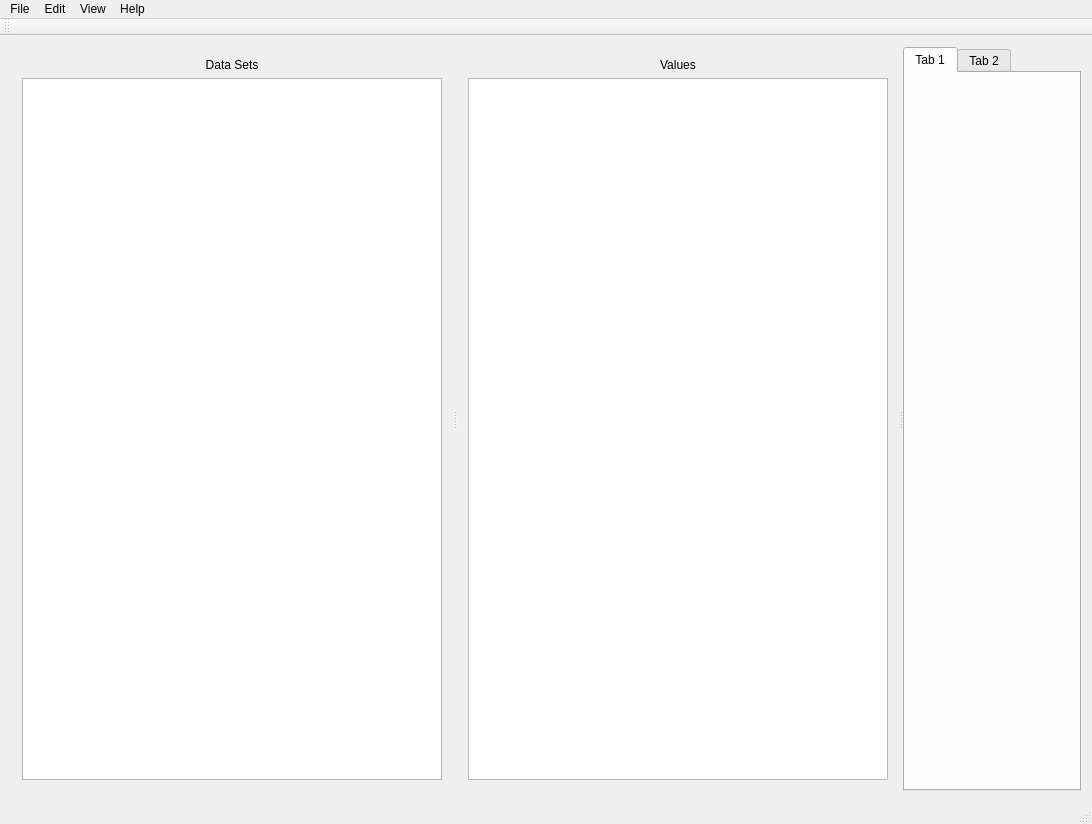
<?xml version="1.0" encoding="UTF-8"?>
<ui version="4.0">
 <class>XeroDashWindowClass</class>
 <widget class="QMainWindow" name="XeroDashWindowClass">
  <property name="geometry">
   <rect>
    <x>0</x>
    <y>0</y>
    <width>1092</width>
    <height>824</height>
   </rect>
  </property>
  <property name="windowTitle">
   <string>XeroDashWindow</string>
  </property>
  <widget class="QWidget" name="centralWidget">
   <layout class="QHBoxLayout" name="horizontalLayout">
    <item>
     <widget class="QSplitter" name="splitter_">
      <property name="orientation">
       <enum>Qt::Horizontal</enum>
      </property>
      <widget class="QWidget" name="verticalLayoutWidget">
       <layout class="QVBoxLayout" name="verticalLayout">
        <item>
         <widget class="QLabel" name="label">
          <property name="text">
           <string>Data Sets</string>
          </property>
          <property name="alignment">
           <set>Qt::AlignCenter</set>
          </property>
         </widget>
        </item>
        <item>
         <widget class="QListWidget" name="plots_">
          <property name="acceptDrops">
           <bool>false</bool>
          </property>
         </widget>
        </item>
       </layout>
      </widget>
      <widget class="QWidget" name="verticalLayoutWidget_2">
       <layout class="QVBoxLayout" name="verticalLayout_2">
        <item>
         <widget class="QLabel" name="label_2">
          <property name="text">
           <string>Values</string>
          </property>
          <property name="alignment">
           <set>Qt::AlignCenter</set>
          </property>
         </widget>
        </item>
        <item>
         <widget class="QListWidget" name="nodes_"/>
        </item>
       </layout>
      </widget>
      <widget class="EditableTabWidget" name="graphs_">
       <property name="currentIndex">
        <number>0</number>
       </property>
       <widget class="QWidget" name="tab">
        <attribute name="title">
         <string>Tab 1</string>
        </attribute>
       </widget>
       <widget class="QWidget" name="tab_2">
        <attribute name="title">
         <string>Tab 2</string>
        </attribute>
       </widget>
      </widget>
     </widget>
    </item>
   </layout>
  </widget>
  <widget class="QMenuBar" name="menuBar">
   <property name="geometry">
    <rect>
     <x>0</x>
     <y>0</y>
     <width>1092</width>
     <height>18</height>
    </rect>
   </property>
   <widget class="QMenu" name="menuView">
    <property name="title">
     <string>View</string>
    </property>
    <addaction name="action_new_tab_"/>
   </widget>
   <widget class="QMenu" name="menuFile">
    <property name="title">
     <string>File</string>
    </property>
    <addaction name="action_save_layout"/>
    <addaction name="action_load_layout_"/>
    <addaction name="separator"/>
    <addaction name="action_save_data_set"/>
    <addaction name="action_load_data_set"/>
    <addaction name="separator"/>
    <addaction name="action_preferences_"/>
    <addaction name="separator"/>
    <addaction name="action_exit_"/>
   </widget>
   <widget class="QMenu" name="menuHelp">
    <property name="title">
     <string>Help</string>
    </property>
    <addaction name="action_help_about_"/>
    <addaction name="separator"/>
    <addaction name="action_help_keyboard_"/>
   </widget>
   <widget class="QMenu" name="menuEdit">
    <property name="title">
     <string>Edit</string>
    </property>
    <addaction name="action_graph_title_"/>
   </widget>
   <addaction name="menuFile"/>
   <addaction name="menuEdit"/>
   <addaction name="menuView"/>
   <addaction name="menuHelp"/>
  </widget>
  <widget class="QToolBar" name="mainToolBar">
   <attribute name="toolBarArea">
    <enum>TopToolBarArea</enum>
   </attribute>
   <attribute name="toolBarBreak">
    <bool>false</bool>
   </attribute>
  </widget>
  <widget class="QStatusBar" name="statusBar"/>
  <action name="action_new_tab_">
   <property name="text">
    <string>New Tab</string>
   </property>
  </action>
  <action name="action_save_layout">
   <property name="text">
    <string>Save Layout ...</string>
   </property>
  </action>
  <action name="action_load_layout_">
   <property name="text">
    <string>Load Layout ...</string>
   </property>
  </action>
  <action name="action_preferences_">
   <property name="text">
    <string>Preferences ...</string>
   </property>
  </action>
  <action name="action_help_about_">
   <property name="text">
    <string>About</string>
   </property>
  </action>
  <action name="action_exit_">
   <property name="text">
    <string>Exit</string>
   </property>
  </action>
  <action name="action_graph_title_">
   <property name="text">
    <string>Graph Title ...</string>
   </property>
  </action>
  <action name="action_help_keyboard_">
   <property name="text">
    <string>Keyboard</string>
   </property>
  </action>
  <action name="action_save_data_set">
   <property name="text">
    <string>Save Data Set ...</string>
   </property>
  </action>
  <action name="action_load_data_set">
   <property name="text">
    <string>Load Data Set ...</string>
   </property>
  </action>
 </widget>
 <layoutdefault spacing="6" margin="11"/>
 <customwidgets>
  <customwidget>
   <class>EditableTabWidget</class>
   <extends>QTabWidget</extends>
   <header>editabletabwidget.h</header>
   <container>1</container>
  </customwidget>
 </customwidgets>
 <resources>
  <include location="XeroDashWindow.qrc"/>
 </resources>
 <connections/>
</ui>
